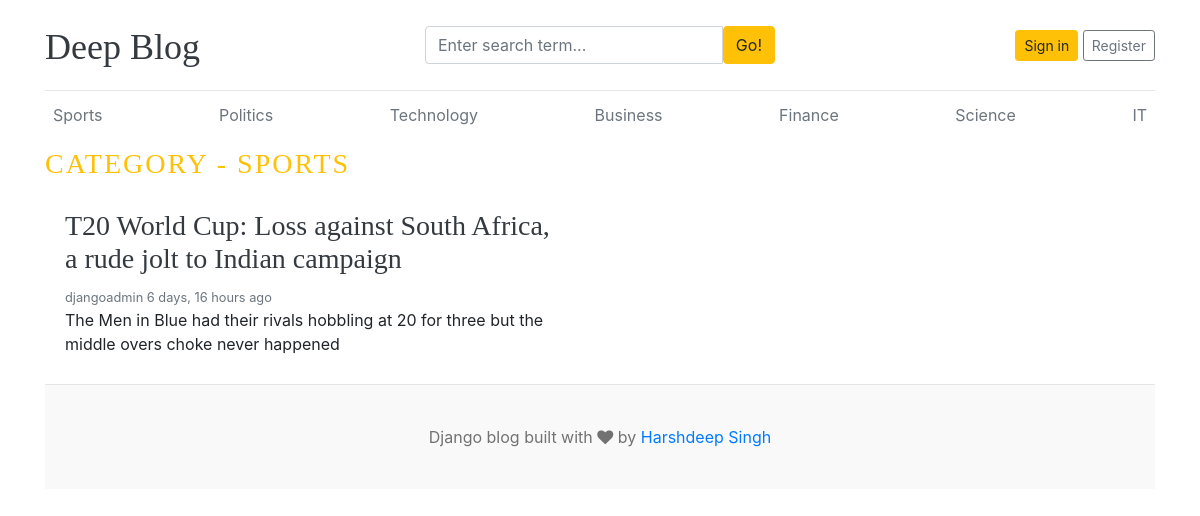
Page /category/1/ on the committed database.
### blogs/models.py (models this page shows, shortened)
class Category(models.Model):
    name = models.CharField(max_length=100, unique=True)
    created_at = models.DateTimeField(auto_now_add=True)
    updated_at = models.DateTimeField(auto_now=True)
    class Meta:
        verbose_name = 'Category'
        verbose_name_plural = 'Categories'

class Blog(models.Model):
    title = models.CharField(max_length=200)
    slug = models.SlugField(max_length=150, unique=True, blank=True)
    category = models.ForeignKey(Category, on_delete=models.CASCADE)
    author = models.ForeignKey(User, on_delete=models.CASCADE)
    featured_image = models.ImageField(upload_to='blogs/featured_images/%Y/%m/%d/')
    short_description = models.TextField(max_length=500)
    blog_body = models.TextField(max_length=10000)
    status = models.CharField(max_length=20, choices=STATUS_CHOICES, default="Draft")
    is_featured = models.BooleanField(default=False)
    created_at = models.DateTimeField(auto_now_add=True)
    updated_at = models.DateTimeField(auto_now=True)

### blogs/views.py (the view)
# urls.py: path('<int:category_id>/', views.posts_by_category, name='posts_by_category'),
def posts_by_category(request, category_id):
    posts = Blog.objects.filter(status="Published", category_id=category_id).order_by('-created_at')
    category =  get_object_or_404(Category, id=category_id)
    comments = Comment.objects.filter(blog_id=category_id)
    print(comments)
    context = {
        'posts': posts,
        'category': category,
        'categories': Category.objects.all(),
        'comments': comments,
    }
    return render(request, 'posts_by_category.html', context)

### blogs/context_processors.py (called while the page is built)
def get_all_categories(request):
    categories = Category.objects.all()
    return dict(categories=categories)

def get_social_links(request):
    social_links = SocialLink.objects.all()
    return dict(social_links=social_links)

### blogs/models.py (called while the page is built)
    def __str__(self):
        return self.comment

### templates/posts_by_category.html
{% extends 'base.html' %}
{% block content %}
        <h3 class="text-uppercase text-warning" style="letter-spacing: 2px;">Category - {{category.name}}</h3>
        <div class="row mb-2">
            {% if posts%}
            {% for post in posts %}
            <div class="col-md-6">
                <div class="card border-0">
                    <div class="card-body">
                        <h3><a href="{% url 'post_detail' post.slug %}" class="text-dark">{{ post.title }}</a></h3>
                        <small class="mb-1 text-muted">{{ post.author }} {{ post.created_at | timesince }} ago</small>
                        <p class="card-text">{{ post.short_description | truncatewords:20 }}</p>
                    </div>
                </div>
            </div>
            {% endfor %}
            {% else %}
            <p>No Post Found</p>
            {% endif %}
        </div>
{% endblock %}

### templates/base.html (shortened to what this page needs)
{% load static %}
<!DOCTYPE html>
<html lang="en">
<head>
    <link href="https://getbootstrap.com/docs/4.0/dist/css/bootstrap.min.css" rel="stylesheet">
    <link href="{% static 'css/blog.css' %}" rel="stylesheet">
    <link rel="stylesheet" href="https://cdnjs.cloudflare.com/ajax/libs/font-awesome/4.7.0/css/font-awesome.min.css">
</head>
<body>
    <div class="container">
        <header class="blog-header py-3">
            <div class="row flex-nowrap justify-content-between align-items-center">
                <div class="col-4 pt-1">
                    <a class="blog-header-logo text-dark" href="/">Deep Blog</a>
                </div>
                <div class="col-4">
                    <form action="{% url 'search' %}" method="get">
                        <div class="input-group">
                        <input class="form-control" type="text" placeholder="Enter search term..." aria-label="Enter search term..." aria-describedby="button-search" name="keyword" />
                        <button type="submit" class="btn btn-warning" id="button-search">Go!</button>
                    </div>
                    </form>
                </div>
                <div class="col-4 d-flex justify-content-end align-items-center">
                    {% if not user.is_authenticated %}
                    <a class="btn btn-sm btn-warning" href="{% url 'login' %}">Sign in</a> &nbsp;
                    <a class="btn btn-sm btn-outline-secondary" href="{% url 'register' %}">Register</a>
                    {% else %}
                    <span><a href="{% url 'dashboard' %}">Dashboard</a></span>
                    &emsp;
                    <span><a href="{% url 'logout' %}"> Logout </a></span>
                    {% endif %}
                </div>
            </div>
        </header>
        <div class="nav-scroller py-1 mb-2">
            <nav class="nav d-flex justify-content-between">
                {% for category in categories %}
                <a class="p-2 text-muted" href="{% url 'posts_by_category' category.id %}">{{ category.name }}</a>
                {% endfor %}
            </nav>
        </div>
{% block content %}
{% endblock %}
  <footer class="blog-footer">
        <p>Django blog built with <i class="fa fa-heart"></i> by <a href="#">Harshdeep Singh</a></p>
    </footer>

### static/css/blog.css (style rules this page uses)
.blog-header { border-bottom: 1px solid #e5e5e5; }
.blog-header-logo { font-family: "Playfair Display", Georgia, "Times New Roman", serif; font-size: 2.25rem; }
h1, h2, h3, h4, h5, h6 { font-family: "Playfair Display", Georgia, "Times New Roman", serif; }
.blog-footer { padding: 2.5rem 0; color: #727272; text-align: center; background-color: #f9f9f9; border-top: .05rem solid #e5e5e5; }
.blog-footer p:last-child { margin-bottom: 0; }

### rows in the picture
Category: name "Sports", name "SPORTS"
Category: name "Politics"
Category: name "Technology"
Category: name "Business"
Category: name "Finance"
Category: name "Science"
Category: name "IT"
Blog: title "T20 World Cup: Loss against South Africa, a rude jolt to Indian campaign", author "djangoadmin", created_at "6 days, 16 hours", short_description "The Men in Blue had their rivals hobbling at 20 for three but the middle overs choke never happened"
